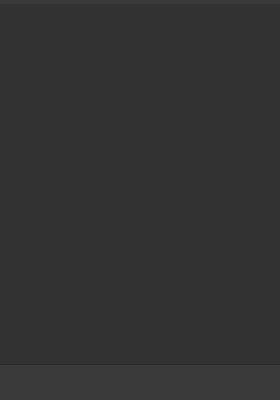
<?xml version="1.0" encoding="UTF-8"?>
<ui version="4.0">
 <class>PathTreePanel</class>
 <widget class="QWidget" name="PathTreePanel">
  <property name="geometry">
   <rect>
    <x>0</x>
    <y>0</y>
    <width>280</width>
    <height>400</height>
   </rect>
  </property>
  <property name="styleSheet">
   <string notr="true">QListWidget {
  background-color: #323232; color: #eee; border: none; outline: none; font-size: 12px;
}
QListWidget::item { padding: 4px 2px; min-height: 36px; }
QListWidget::item:selected { background-color: #555555; }
QFrame#optionsHost, QFrame#toolbarHost { background-color: #3a3a3a; border: none; }
QFrame#toolbarHost { border-top: 1px solid #2a2a2a; }
QToolButton {
  background-color: transparent; color: #ddd; border: 1px solid transparent;
  border-radius: 2px; padding: 2px; font-size: 11px; min-width: 22px; min-height: 22px;
}
QFrame#toolbarHost QToolButton {
  min-width: 30px; min-height: 30px; padding: 3px; border-radius: 3px;
}
QToolButton:hover { background-color: #4e4e4e; }
QToolButton:disabled { color: #666; }</string>
  </property>
  <layout class="QVBoxLayout" name="rootLayout">
   <property name="spacing">
    <number>0</number>
   </property>
   <property name="leftMargin">
    <number>0</number>
   </property>
   <property name="topMargin">
    <number>0</number>
   </property>
   <property name="rightMargin">
    <number>0</number>
   </property>
   <property name="bottomMargin">
    <number>0</number>
   </property>
   <item>
    <widget class="QFrame" name="optionsHost">
     <property name="minimumSize">
      <size>
       <width>0</width>
       <height>4</height>
      </size>
     </property>
     <property name="maximumSize">
      <size>
       <width>16777215</width>
       <height>4</height>
      </size>
     </property>
     <property name="frameShape">
      <enum>QFrame::Shape::NoFrame</enum>
     </property>
    </widget>
   </item>
   <item>
    <widget class="QListWidget" name="itemList">
     <property name="selectionMode">
      <enum>QAbstractItemView::SelectionMode::SingleSelection</enum>
     </property>
    </widget>
   </item>
   <item>
    <widget class="QFrame" name="toolbarHost">
     <property name="minimumSize">
      <size>
       <width>0</width>
       <height>36</height>
      </size>
     </property>
     <property name="maximumSize">
      <size>
       <width>16777215</width>
       <height>36</height>
      </size>
     </property>
     <property name="frameShape">
      <enum>QFrame::Shape::NoFrame</enum>
     </property>
     <layout class="QHBoxLayout" name="toolbarLayout">
      <property name="spacing">
       <number>2</number>
      </property>
      <property name="leftMargin">
       <number>4</number>
      </property>
      <property name="topMargin">
       <number>2</number>
      </property>
      <property name="rightMargin">
       <number>4</number>
      </property>
      <property name="bottomMargin">
       <number>2</number>
      </property>
      <item>
       <widget class="QToolButton" name="btnFillPath">
        <property name="text">
         <string/>
        </property>
        <property name="toolTip">
         <string>用前景色填充路径</string>
        </property>
        <property name="iconSize">
         <size>
          <width>24</width>
          <height>24</height>
         </size>
        </property>
        <property name="autoRaise">
         <bool>true</bool>
        </property>
       </widget>
      </item>
      <item>
       <widget class="QToolButton" name="btnStrokePath">
        <property name="text">
         <string/>
        </property>
        <property name="toolTip">
         <string>用画笔描边路径</string>
        </property>
        <property name="iconSize">
         <size>
          <width>24</width>
          <height>24</height>
         </size>
        </property>
        <property name="autoRaise">
         <bool>true</bool>
        </property>
       </widget>
      </item>
      <item>
       <widget class="QToolButton" name="btnPathToSelection">
        <property name="text">
         <string/>
        </property>
        <property name="toolTip">
         <string>将路径作为选区载入</string>
        </property>
        <property name="iconSize">
         <size>
          <width>24</width>
          <height>24</height>
         </size>
        </property>
        <property name="autoRaise">
         <bool>true</bool>
        </property>
       </widget>
      </item>
      <item>
       <widget class="QToolButton" name="btnSelectionToPath">
        <property name="text">
         <string/>
        </property>
        <property name="toolTip">
         <string>从选区生成工作路径</string>
        </property>
        <property name="iconSize">
         <size>
          <width>24</width>
          <height>24</height>
         </size>
        </property>
        <property name="autoRaise">
         <bool>true</bool>
        </property>
       </widget>
      </item>
      <item>
       <widget class="QToolButton" name="btnNew">
        <property name="text">
         <string/>
        </property>
        <property name="toolTip">
         <string>创建新路径</string>
        </property>
        <property name="iconSize">
         <size>
          <width>24</width>
          <height>24</height>
         </size>
        </property>
        <property name="autoRaise">
         <bool>true</bool>
        </property>
       </widget>
      </item>
      <item>
       <widget class="QToolButton" name="btnDelete">
        <property name="text">
         <string/>
        </property>
        <property name="toolTip">
         <string>删除当前路径</string>
        </property>
        <property name="iconSize">
         <size>
          <width>24</width>
          <height>24</height>
         </size>
        </property>
        <property name="autoRaise">
         <bool>true</bool>
        </property>
       </widget>
      </item>
      <item>
       <spacer name="toolbarSpacer">
        <property name="orientation">
         <enum>Qt::Orientation::Horizontal</enum>
        </property>
        <property name="sizeHint" stdset="0">
         <size>
          <width>40</width>
          <height>10</height>
         </size>
        </property>
       </spacer>
      </item>
     </layout>
    </widget>
   </item>
  </layout>
 </widget>
 <resources/>
 <connections/>
</ui>
